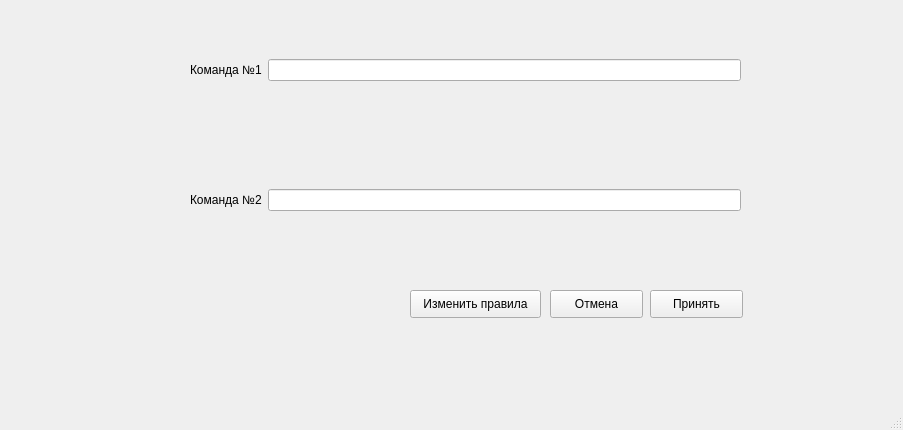
<?xml version="1.0" encoding="UTF-8"?>
<ui version="4.0">
 <class>MainWindow</class>
 <widget class="QMainWindow" name="MainWindow">
  <property name="geometry">
   <rect>
    <x>0</x>
    <y>0</y>
    <width>903</width>
    <height>430</height>
   </rect>
  </property>
  <property name="windowTitle">
   <string>MainWindow</string>
  </property>
  <widget class="QWidget" name="centralwidget">
   <widget class="QWidget" name="horizontalLayoutWidget">
    <property name="geometry">
     <rect>
      <x>190</x>
      <y>30</y>
      <width>551</width>
      <height>80</height>
     </rect>
    </property>
    <layout class="QHBoxLayout" name="horizontalLayout">
     <item>
      <widget class="QLabel" name="label">
       <property name="text">
        <string>Команда №1</string>
       </property>
      </widget>
     </item>
     <item>
      <widget class="QLineEdit" name="lineE_team1"/>
     </item>
    </layout>
   </widget>
   <widget class="QWidget" name="horizontalLayoutWidget_2">
    <property name="geometry">
     <rect>
      <x>190</x>
      <y>160</y>
      <width>551</width>
      <height>80</height>
     </rect>
    </property>
    <layout class="QHBoxLayout" name="horizontalLayout_2">
     <item>
      <widget class="QLabel" name="label_2">
       <property name="text">
        <string>Команда №2</string>
       </property>
      </widget>
     </item>
     <item>
      <widget class="QLineEdit" name="lineE_team2"/>
     </item>
    </layout>
   </widget>
   <widget class="QPushButton" name="btn_chRules">
    <property name="geometry">
     <rect>
      <x>410</x>
      <y>290</y>
      <width>131</width>
      <height>28</height>
     </rect>
    </property>
    <property name="text">
     <string>Изменить правила</string>
    </property>
   </widget>
   <widget class="QPushButton" name="btn_Cancel">
    <property name="geometry">
     <rect>
      <x>550</x>
      <y>290</y>
      <width>93</width>
      <height>28</height>
     </rect>
    </property>
    <property name="text">
     <string>Отмена</string>
    </property>
   </widget>
   <widget class="QPushButton" name="btn_Agree">
    <property name="geometry">
     <rect>
      <x>650</x>
      <y>290</y>
      <width>93</width>
      <height>28</height>
     </rect>
    </property>
    <property name="text">
     <string>Принять</string>
    </property>
   </widget>
  </widget>
  <widget class="QMenuBar" name="menubar">
   <property name="geometry">
    <rect>
     <x>0</x>
     <y>0</y>
     <width>903</width>
     <height>26</height>
    </rect>
   </property>
  </widget>
  <widget class="QStatusBar" name="statusbar"/>
 </widget>
 <resources/>
 <connections/>
</ui>
